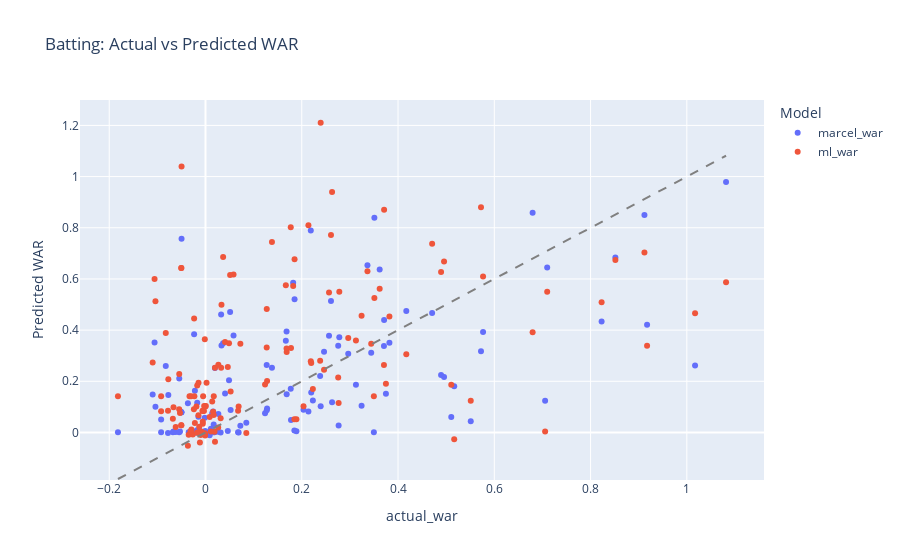

The notebook cell saved with this chart:
### Code cell
fig = px.scatter(bat_df, x='actual_war', y=['marcel_war', 'ml_war'], 
                 hover_data=['player_name'],
                 title='Batting: Actual vs Predicted WAR',
                 labels={'value': 'Predicted WAR', 'variable': 'Model'})
fig.add_shape(type='line', x0=bat_df['actual_war'].min(), y0=bat_df['actual_war'].min(),
              x1=bat_df['actual_war'].max(), y1=bat_df['actual_war'].max(),
              line=dict(color='gray', dash='dash'))
fig.show()

### Figure 1 — Plotly figure (JSON) as saved in the notebook; plotly's stock layout.template omitted (floating-point values rounded to 4 significant figures; data arrays with more than 128 entries replaced by an {"elided": "..."} marker saying what was removed)
{"data": [{"customdata": {"elided": "138x1 str values"}, "hovertemplate": "Model=marcel_war<br>actual_war=%{x}<br>Predicted WAR=%{y}<br>player_name=%{customdata[0]}<extra></extra>", "legendgroup": "marcel_war", "marker": {"color": "#636efa", "symbol": "circle"}, "mode": "markers", "name": "marcel_war", "orientation": "v", "showlegend": true, "type": "scatter", "x": {"elided": "138 float values"}, "xaxis": "x", "y": {"elided": "138 float values"}, "yaxis": "y"}, {"customdata": {"elided": "138x1 str values"}, "hovertemplate": "Model=ml_war<br>actual_war=%{x}<br>Predicted WAR=%{y}<br>player_name=%{customdata[0]}<extra></extra>", "legendgroup": "ml_war", "marker": {"color": "#EF553B", "symbol": "circle"}, "mode": "markers", "name": "ml_war", "orientation": "v", "showlegend": true, "type": "scatter", "x": {"elided": "138 float values"}, "xaxis": "x", "y": {"elided": "138 float values"}, "yaxis": "y"}], "layout": {"legend": {"title": {"text": "Model"}, "tracegroupgap": 0}, "shapes": [{"line": {"color": "gray", "dash": "dash"}, "type": "line", "x0": -0.1819, "x1": 1.081, "y0": -0.1819, "y1": 1.081}], "title": {"text": "Batting: Actual vs Predicted WAR"}, "xaxis": {"anchor": "y", "domain": [0, 1], "title": {"text": "actual_war"}}, "yaxis": {"anchor": "x", "domain": [0, 1], "title": {"text": "Predicted WAR"}}}}
